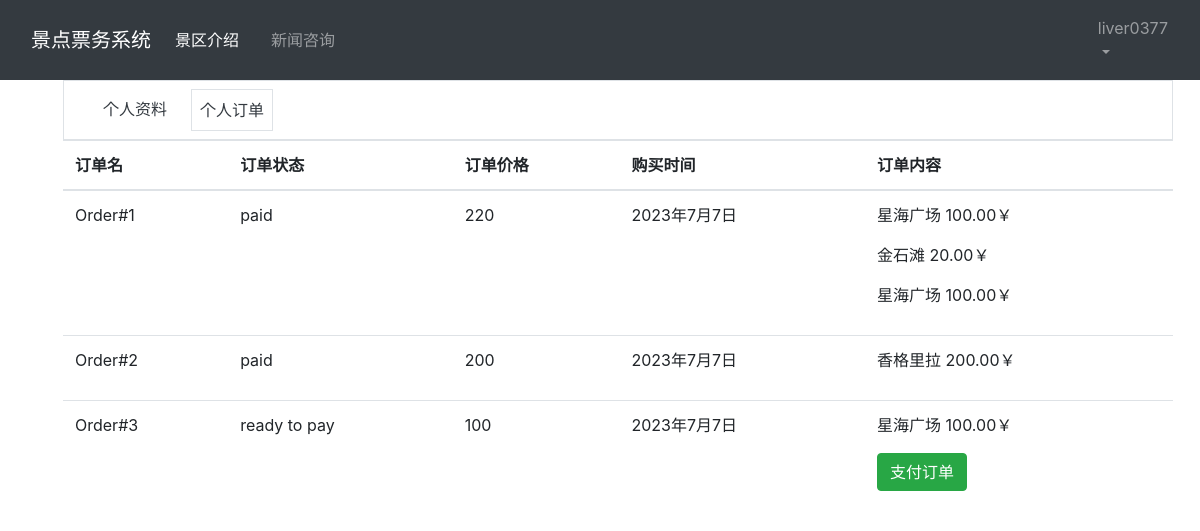
/account/orders/ (signed in), run on the app's committed database.
### accounts/models.py (models this page shows)
class Order(models.Model):
    name = models.CharField(max_length=50)
    status = models.CharField(max_length=30, choices=OrderStatus.choices)
    purchase_time = models.DateField(auto_now_add=True)
    user = models.ForeignKey(User, related_name="orders", on_delete=models.CASCADE)
    def caculate_total_price(self):
        total_price = self.tickets.aggregate(total=Sum('scenic_spot__ticket_price')).get('total')
        return total_price

class Ticket(models.Model):
    name = models.CharField(max_length=200)
    order = models.ForeignKey(Order, related_name="tickets", on_delete=models.CASCADE)
    scenic_spot = models.ForeignKey(ScenicSpot, related_name="tickets", on_delete=models.CASCADE)

### introduction/models.py (models this page shows, shortened)
class ScenicSpot(models.Model):
    name = models.CharField(max_length=100)
    description = models.TextField()
    ticket_price = models.DecimalField(max_digits=10, decimal_places=2)
    image = models.ImageField(upload_to="scenic_spots/")
    province = models.ForeignKey(Province, related_name="scenic_spots", on_delete=models.CASCADE)

### accounts/views.py (the view)
# urls.py: path("account/<str:card_name>/", accounts_views.account_card, name="account_card"),
@login_required(login_url="login")
def account_card(request, card_name):
    if card_name == "info":
        return render(request, "account_info.html")
    elif card_name == "orders":
        orders = request.user.orders.all()
        return render(request, "account_orders.html", { "orders": orders })
    else:
        return Http404()

### templates/account_orders.html
{% extends "base.html" %}
{% load static %}
{% block content %}
<div class="container ml-5 mr-auto">
  <nav class="navbar navbar-expand-lg navbar-dark bg-white border">
    <div class="container">
      <ul class="navbar-nav mr-auto">
        <li class="nav-item">
          <a class="nav-link mr-3 text-dark" href="{% url 'account_card' 'info' %}">个人资料</a>
        </li>
        <li class="nav-item mr-3">
          <a class="nav-link mr-3 text-dark border" href="{% url 'account_card' 'orders' %}">个人订单</a>
        </li>
      </ul>
    </div>
  </nav>
  <div>
    <div class="table">
      <table class="table">
        <thead class="thead-inverse">
          <tr>
            <th>订单名</th>
            <th>订单状态</th>
            <th>订单价格</th>
            <th>购买时间</th>
            <th>订单内容</th>
          </tr>
        </thead>
        <tbody>
          {% for order in orders %}
          <tr>
            <td>{{ order.name }}</td>
            <td>{{ order.get_status_display }}</td>
            <td>{{ order.caculate_total_price }}</td>
            <td>{{ order.purchase_time }}</td>
            <td>
              {% for ticket in order.tickets.all %}
              <p> {{ ticket.name }} {{ticket.scenic_spot.ticket_price }}￥ </p>
              {% endfor %}
              {% if order.get_status_display != "paid" %}
              <a class="btn btn-success pay-order-btn" href="{% url 'alipay' %}?order_id={{ order.pk }}">支付订单</a>
              {% endif %}
            </td>
          </tr>
          {% endfor %}
        </tbody>
      </table>
    </div>
  </div>
</div>
{% endblock %}

### templates/base.html (shortened to what this page needs)
{% load static%}
<!DOCTYPE html>
<html>
    <head>
        <link rel="stylesheet" href="{% static 'css/bootstrap.min.css' %}" />
        <link rel="stylesheet" href="{% static 'css/app.css' %}">
    </head>
    <body>
        {% block body %}
      <nav class="navbar navbar-expand-lg navbar-dark bg-dark">
        <div class="container">
          <a class="navbar-brand mr-3" href="{% url 'home' %}">景点票务系统</a>
          <ul class="navbar-nav mr-auto">
            <li class="nav-item active ">
              <a class="nav-link mr-3" href="{% url 'home' %}">景区介绍</a>
            </li>
            <li class="nav-item mr-3">
              <a class="nav-link" href="{% url 'show_news' %}">新闻咨询</a>
            </li>
          </ul>
        </div>
           {% if user.is_authenticated%}
           <div class="collapse navbar-collapse" id="mainMenu">
            <ul class="navbar-nav ml-auto">
                <li class="nav-item dropdown">
                    <a class="nav-link dropdown-toggle" href="#"
                       id="userMenu" data-toggle="dropdown" aria-haspopup="true" aria-expanded="false">
                       {{ user.username }}
                    </a>
                </li>
             </ul>
             {% else %}
             <form class="form-inline ml-auto">
                 <a href="{% url 'login' %}" class="btn btn-outline-secondary">登录</a>
                 <a href="{% url 'signup' %}" class="btn btn-primary ml-2">注册</a>
             </form>
             {% endif %}
           </div>
      </nav>
        {% block content %}
        {% endblock %}
        {% endblock %}
    </body>
</html>

### static/css/app.css (style rules this page uses)
.navbar-brand { font-family: 'Peralta', cursieve; }

### data on the page
Order: name "Order#1", status "paid", caculate_total_price "220", purchase_time "2023年7月7日"
Ticket: name "星海广场", scenic_spot.ticket_price "100.00"
Ticket: name "金石滩", scenic_spot.ticket_price "20.00"
Ticket: name "星海广场", scenic_spot.ticket_price "100.00"
Order: name "Order#2", status "paid", caculate_total_price "200", purchase_time "2023年7月7日"
Ticket: name "香格里拉", scenic_spot.ticket_price "200.00"
Order: name "Order#3", status "ready to pay", caculate_total_price "100", purchase_time "2023年7月7日"
Ticket: name "星海广场", scenic_spot.ticket_price "100.00"

### other printed values
{{ user.username }} "liver0377"
